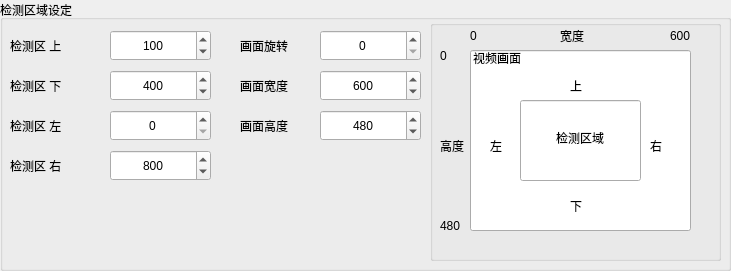
    <widget class="QGroupBox" name="groupBox_3">
     <property name="geometry">
      <rect>
       <x>300</x>
       <y>10</y>
       <width>731</width>
       <height>271</height>
      </rect>
     </property>
     <property name="font">
      <font>
       <family>Microsoft YaHei UI</family>
       <underline>false</underline>
      </font>
     </property>
     <property name="title">
      <string>检测区域设定</string>
     </property>
     <widget class="QSpinBox" name="edge_4">
      <property name="geometry">
       <rect>
        <x>110</x>
        <y>150</y>
        <width>101</width>
        <height>31</height>
       </rect>
      </property>
      <property name="alignment">
       <set>Qt::AlignCenter</set>
      </property>
      <property name="minimum">
       <number>30</number>
      </property>
      <property name="maximum">
       <number>10000</number>
      </property>
      <property name="singleStep">
       <number>10</number>
      </property>
      <property name="value">
       <number>800</number>
      </property>
     </widget>
     <widget class="QSpinBox" name="edge_3">
      <property name="geometry">
       <rect>
        <x>110</x>
        <y>110</y>
        <width>101</width>
        <height>31</height>
       </rect>
      </property>
      <property name="alignment">
       <set>Qt::AlignCenter</set>
      </property>
      <property name="maximum">
       <number>10000</number>
      </property>
      <property name="singleStep">
       <number>10</number>
      </property>
     </widget>
     <widget class="QLabel" name="label_5">
      <property name="geometry">
       <rect>
        <x>10</x>
        <y>110</y>
        <width>71</width>
        <height>31</height>
       </rect>
      </property>
      <property name="text">
       <string>检测区 左</string>
      </property>
      <property name="alignment">
       <set>Qt::AlignLeading|Qt::AlignLeft|Qt::AlignVCenter</set>
      </property>
      <property name="indent">
       <number>0</number>
      </property>
     </widget>
     <widget class="QSpinBox" name="edge_1">
      <property name="geometry">
       <rect>
        <x>110</x>
        <y>30</y>
        <width>101</width>
        <height>31</height>
       </rect>
      </property>
      <property name="alignment">
       <set>Qt::AlignCenter</set>
      </property>
      <property name="maximum">
       <number>10000</number>
      </property>
      <property name="singleStep">
       <number>10</number>
      </property>
      <property name="value">
       <number>100</number>
      </property>
     </widget>
     <widget class="QLabel" name="label_4">
      <property name="geometry">
       <rect>
        <x>10</x>
        <y>70</y>
        <width>71</width>
        <height>31</height>
       </rect>
      </property>
      <property name="text">
       <string>检测区 下</string>
      </property>
      <property name="alignment">
       <set>Qt::AlignLeading|Qt::AlignLeft|Qt::AlignVCenter</set>
      </property>
      <property name="indent">
       <number>0</number>
      </property>
     </widget>
     <widget class="QLabel" name="label_9">
      <property name="geometry">
       <rect>
        <x>10</x>
        <y>150</y>
        <width>71</width>
        <height>31</height>
       </rect>
      </property>
      <property name="text">
       <string>检测区 右</string>
      </property>
      <property name="alignment">
       <set>Qt::AlignLeading|Qt::AlignLeft|Qt::AlignVCenter</set>
      </property>
      <property name="indent">
       <number>0</number>
      </property>
     </widget>
     <widget class="QLabel" name="label_3">
      <property name="geometry">
       <rect>
        <x>10</x>
        <y>30</y>
        <width>71</width>
        <height>31</height>
       </rect>
      </property>
      <property name="text">
       <string>检测区 上</string>
      </property>
      <property name="alignment">
       <set>Qt::AlignLeading|Qt::AlignLeft|Qt::AlignVCenter</set>
      </property>
      <property name="indent">
       <number>0</number>
      </property>
     </widget>
     <widget class="QSpinBox" name="edge_2">
      <property name="geometry">
       <rect>
        <x>110</x>
        <y>70</y>
        <width>101</width>
        <height>31</height>
       </rect>
      </property>
      <property name="alignment">
       <set>Qt::AlignCenter</set>
      </property>
      <property name="minimum">
       <number>30</number>
      </property>
      <property name="maximum">
       <number>10000</number>
      </property>
      <property name="singleStep">
       <number>10</number>
      </property>
      <property name="value">
       <number>400</number>
      </property>
     </widget>
     <widget class="QSpinBox" name="Frame_width">
      <property name="geometry">
       <rect>
        <x>320</x>
        <y>70</y>
        <width>101</width>
        <height>31</height>
       </rect>
      </property>
      <property name="alignment">
       <set>Qt::AlignCenter</set>
      </property>
      <property name="maximum">
       <number>10000</number>
      </property>
      <property name="singleStep">
       <number>10</number>
      </property>
      <property name="value">
       <number>600</number>
      </property>
     </widget>
     <widget class="QLabel" name="label_11">
      <property name="geometry">
       <rect>
        <x>240</x>
        <y>70</y>
        <width>71</width>
        <height>31</height>
       </rect>
      </property>
      <property name="text">
       <string>画面宽度</string>
      </property>
      <property name="alignment">
       <set>Qt::AlignLeading|Qt::AlignLeft|Qt::AlignVCenter</set>
      </property>
      <property name="indent">
       <number>0</number>
      </property>
     </widget>
     <widget class="QSpinBox" name="Frame_height">
      <property name="geometry">
       <rect>
        <x>320</x>
        <y>110</y>
        <width>101</width>
        <height>31</height>
       </rect>
      </property>
      <property name="alignment">
       <set>Qt::AlignCenter</set>
      </property>
      <property name="maximum">
       <number>10000</number>
      </property>
      <property name="singleStep">
       <number>10</number>
      </property>
      <property name="value">
       <number>480</number>
      </property>
     </widget>
     <widget class="QLabel" name="label_20">
      <property name="geometry">
       <rect>
        <x>240</x>
        <y>110</y>
        <width>71</width>
        <height>31</height>
       </rect>
      </property>
      <property name="text">
       <string>画面高度</string>
      </property>
      <property name="alignment">
       <set>Qt::AlignLeading|Qt::AlignLeft|Qt::AlignVCenter</set>
      </property>
      <property name="indent">
       <number>0</number>
      </property>
     </widget>
     <widget class="QGroupBox" name="groupBox_7">
      <property name="geometry">
       <rect>
        <x>430</x>
        <y>20</y>
        <width>291</width>
        <height>241</height>
       </rect>
      </property>
      <property name="title">
       <string/>
      </property>
      <widget class="QLabel" name="label_31">
       <property name="geometry">
        <rect>
         <x>10</x>
         <y>110</y>
         <width>41</width>
         <height>31</height>
        </rect>
       </property>
       <property name="layoutDirection">
        <enum>Qt::LeftToRight</enum>
       </property>
       <property name="text">
        <string>高度</string>
       </property>
       <property name="alignment">
        <set>Qt::AlignLeading|Qt::AlignLeft|Qt::AlignVCenter</set>
       </property>
       <property name="indent">
        <number>0</number>
       </property>
      </widget>
      <widget class="QLabel" name="label_56">
       <property name="geometry">
        <rect>
         <x>240</x>
         <y>0</y>
         <width>41</width>
         <height>31</height>
        </rect>
       </property>
       <property name="text">
        <string>600</string>
       </property>
       <property name="alignment">
        <set>Qt::AlignLeading|Qt::AlignLeft|Qt::AlignVCenter</set>
       </property>
       <property name="indent">
        <number>0</number>
       </property>
      </widget>
      <widget class="QLineEdit" name="lineEdit">
       <property name="geometry">
        <rect>
         <x>40</x>
         <y>30</y>
         <width>221</width>
         <height>181</height>
        </rect>
       </property>
       <property name="text">
        <string>视频画面</string>
       </property>
       <property name="alignment">
        <set>Qt::AlignLeading|Qt::AlignLeft|Qt::AlignTop</set>
       </property>
      </widget>
      <widget class="QLabel" name="label_8">
       <property name="geometry">
        <rect>
         <x>60</x>
         <y>110</y>
         <width>31</width>
         <height>31</height>
        </rect>
       </property>
       <property name="text">
        <string>左</string>
       </property>
       <property name="alignment">
        <set>Qt::AlignLeading|Qt::AlignLeft|Qt::AlignVCenter</set>
       </property>
       <property name="indent">
        <number>0</number>
       </property>
      </widget>
      <widget class="QLabel" name="label_6">
       <property name="geometry">
        <rect>
         <x>140</x>
         <y>50</y>
         <width>31</width>
         <height>31</height>
        </rect>
       </property>
       <property name="text">
        <string>上</string>
       </property>
       <property name="alignment">
        <set>Qt::AlignLeading|Qt::AlignLeft|Qt::AlignVCenter</set>
       </property>
       <property name="indent">
        <number>0</number>
       </property>
      </widget>
      <widget class="QLineEdit" name="lineEdit_2">
       <property name="geometry">
        <rect>
         <x>90</x>
         <y>80</y>
         <width>121</width>
         <height>81</height>
        </rect>
       </property>
       <property name="text">
        <string>检测区域</string>
       </property>
       <property name="alignment">
        <set>Qt::AlignCenter</set>
       </property>
      </widget>
      <widget class="QLabel" name="label_10">
       <property name="geometry">
        <rect>
         <x>220</x>
         <y>110</y>
         <width>31</width>
         <height>31</height>
        </rect>
       </property>
       <property name="text">
        <string>右</string>
       </property>
       <property name="alignment">
        <set>Qt::AlignLeading|Qt::AlignLeft|Qt::AlignVCenter</set>
       </property>
       <property name="indent">
        <number>0</number>
       </property>
      </widget>
      <widget class="QLabel" name="label_30">
       <property name="geometry">
        <rect>
         <x>130</x>
         <y>0</y>
         <width>41</width>
         <height>31</height>
        </rect>
       </property>
       <property name="text">
        <string>宽度</string>
       </property>
       <property name="alignment">
        <set>Qt::AlignLeading|Qt::AlignLeft|Qt::AlignVCenter</set>
       </property>
       <property name="indent">
        <number>0</number>
       </property>
      </widget>
      <widget class="QLabel" name="label_57">
       <property name="geometry">
        <rect>
         <x>10</x>
         <y>190</y>
         <width>41</width>
         <height>31</height>
        </rect>
       </property>
       <property name="text">
        <string>480</string>
       </property>
       <property name="alignment">
        <set>Qt::AlignLeading|Qt::AlignLeft|Qt::AlignVCenter</set>
       </property>
       <property name="indent">
        <number>0</number>
       </property>
      </widget>
      <widget class="QLabel" name="label_38">
       <property name="geometry">
        <rect>
         <x>40</x>
         <y>0</y>
         <width>41</width>
         <height>31</height>
        </rect>
       </property>
       <property name="text">
        <string>0</string>
       </property>
       <property name="alignment">
        <set>Qt::AlignLeading|Qt::AlignLeft|Qt::AlignVCenter</set>
       </property>
       <property name="indent">
        <number>0</number>
       </property>
      </widget>
      <widget class="QLabel" name="label_58">
       <property name="geometry">
        <rect>
         <x>10</x>
         <y>20</y>
         <width>41</width>
         <height>31</height>
        </rect>
       </property>
       <property name="layoutDirection">
        <enum>Qt::LeftToRight</enum>
       </property>
       <property name="text">
        <string>0</string>
       </property>
       <property name="alignment">
        <set>Qt::AlignLeading|Qt::AlignLeft|Qt::AlignVCenter</set>
       </property>
       <property name="indent">
        <number>0</number>
       </property>
      </widget>
      <widget class="QLabel" name="label_7">
       <property name="geometry">
        <rect>
         <x>140</x>
         <y>170</y>
         <width>31</width>
         <height>31</height>
        </rect>
       </property>
       <property name="text">
        <string>下</string>
       </property>
       <property name="alignment">
        <set>Qt::AlignLeading|Qt::AlignLeft|Qt::AlignVCenter</set>
       </property>
       <property name="indent">
        <number>0</number>
       </property>
      </widget>
     </widget>
     <widget class="QSpinBox" name="Qspinbox_rotate">
      <property name="geometry">
       <rect>
        <x>320</x>
        <y>30</y>
        <width>101</width>
        <height>31</height>
       </rect>
      </property>
      <property name="alignment">
       <set>Qt::AlignCenter</set>
      </property>
      <property name="maximum">
       <number>360</number>
      </property>
      <property name="singleStep">
       <number>90</number>
      </property>
      <property name="value">
       <number>0</number>
      </property>
     </widget>
     <widget class="QLabel" name="label_39">
      <property name="geometry">
       <rect>
        <x>240</x>
        <y>30</y>
        <width>71</width>
        <height>31</height>
       </rect>
      </property>
      <property name="text">
       <string>画面旋转</string>
      </property>
      <property name="alignment">
       <set>Qt::AlignLeading|Qt::AlignLeft|Qt::AlignVCenter</set>
      </property>
      <property name="indent">
       <number>0</number>
      </property>
     </widget>
     <zorder>groupBox_7</zorder>
     <zorder>edge_4</zorder>
     <zorder>edge_3</zorder>
     <zorder>label_5</zorder>
     <zorder>edge_1</zorder>
     <zorder>label_4</zorder>
     <zorder>label_9</zorder>
     <zorder>label_3</zorder>
     <zorder>edge_2</zorder>
     <zorder>Frame_width</zorder>
     <zorder>label_11</zorder>
     <zorder>Frame_height</zorder>
     <zorder>label_20</zorder>
     <zorder>Qspinbox_rotate</zorder>
     <zorder>label_39</zorder>
    </widget>
